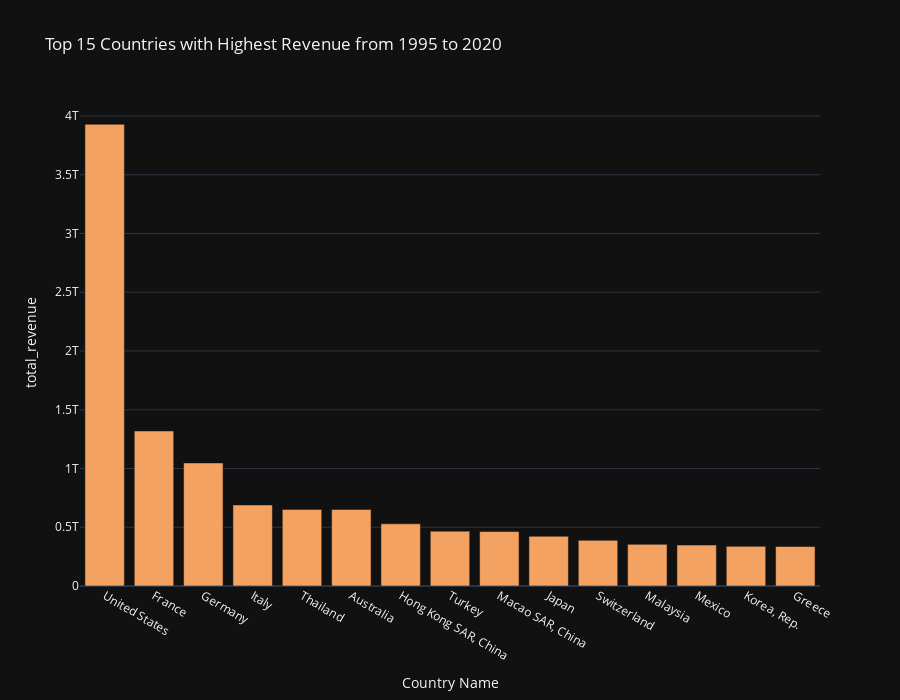

Write notebook code for a chart like this one.
### Markdown cell above
## EDA

### Code cell
# Let's see how much each country has earned in total over the years

df = spending.drop(['Country Name', 'Country Code'], axis=1).T
total_spending_by_country = [df[x].sum() for x in df.columns]

spending['total_revenue'] = total_spending_by_country

fig = px.bar(
    spending.sort_values(by='total_revenue', ascending=False).reset_index(drop=True)[:15],
    x = 'Country Name',
    y = 'total_revenue',
    hover_name = 'Country Code',
    template = 'plotly_dark',
    height = 700,
    color_discrete_sequence = [f'{next(palette)}'],
    title = 'Top 15 Countries with Highest Revenue from 1995 to 2020'
    )
    

fig.show()

### Figure 1 — Plotly figure (JSON) as saved in the notebook; plotly's stock layout.template omitted (floating-point values rounded to 4 significant figures)
{"data": [{"alignmentgroup": "True", "hovertemplate": "<b>%{hovertext}</b><br><br>Country Name=%{x}<br>total_revenue=%{y}<extra></extra>", "hovertext": ["USA", "FRA", "DEU", "ITA", "THA", "AUS", "HKG", "TUR", "MAC", "JPN", "CHE", "MYS", "MEX", "KOR", "GRC"], "legendgroup": "", "marker": {"color": "#f4a261", "pattern": {"shape": ""}}, "name": "", "offsetgroup": "", "orientation": "v", "showlegend": false, "textposition": "auto", "type": "bar", "x": ["United States", "France", "Germany", "Italy", "Thailand", "Australia", "Hong Kong SAR, China", "Turkey", "Macao SAR, China", "Japan", "Switzerland", "Malaysia", "Mexico", "Korea, Rep.", "Greece"], "xaxis": "x", "y": [3929432000000, 1319503000000, 1047240000000, 689676000000, 651912000000, 651839000000, 529183000000, 466657000000, 463288000000, 422954000000, 388353000000, 354276000000, 348230000000, 337262000000, 336022000000], "yaxis": "y"}], "layout": {"barmode": "relative", "height": 700, "legend": {"tracegroupgap": 0}, "title": {"text": "Top 15 Countries with Highest Revenue from 1995 to 2020"}, "xaxis": {"anchor": "y", "domain": [0, 1], "title": {"text": "Country Name"}}, "yaxis": {"anchor": "x", "domain": [0, 1], "title": {"text": "total_revenue"}}}}
